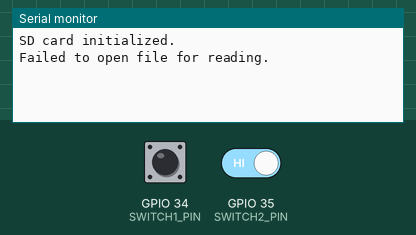
Recording of a program running on a simulated ESP32. Parts: the last lines printed to the serial monitor. Inputs (shaded band) come from the test bench; at power-on: GPIO 34 (SWITCH1_PIN) LOW, GPIO 35 (SWITCH2_PIN) HIGH. Storage starts empty; EEPROM starts erased.

Above: at 1.2 s.
1.3 s: GPIO 34 (SWITCH1_PIN) pulled HIGH for 0.15 s
At 1.9 s:
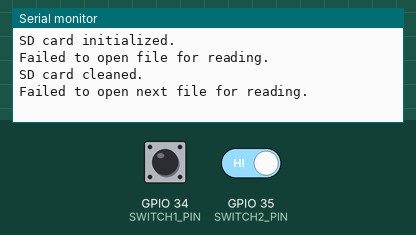
2.9 s: GPIO 34 (SWITCH1_PIN) driven HIGH and GPIO 35 (SWITCH2_PIN) driven LOW
At 3.3 s:
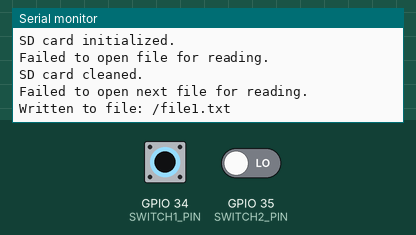

The program:

main.cpp
```cpp
#include <Arduino.h>
#include <SD.h>
#include <SPI.h>
#include <Preferences.h>

#define SD_CS 5
#define SWITCH1_PIN 34
#define SWITCH2_PIN 35

const int maxFiles = 20;
int currentFileIndex = 0;

Preferences preferences;

void writeFileTask(void *pvParameters);
void cleanSDTask(void *pvParameters);
void readFileTask(void *pvParameters);
void readNextFileTask(void *pvParameters);

TaskHandle_t writeTaskHandle = NULL;
TaskHandle_t cleanTaskHandle = NULL;
TaskHandle_t readTaskHandle = NULL;
TaskHandle_t readNextTaskHandle = NULL;

void setup() {
    Serial.begin(115200);

    preferences.begin("sd-test", false);
    currentFileIndex = preferences.getInt("fileIndex", 0);

    if (!SD.begin(SD_CS)) {
        Serial.println("Card Mount Failed");
        return;
    }

    uint8_t cardType = SD.cardType();

    if (cardType == CARD_NONE) {
        Serial.println("No SD card attached");
        return;
    }

    Serial.println("SD card initialized.");

    pinMode(SWITCH1_PIN, INPUT);
    pinMode(SWITCH2_PIN, INPUT);

    xTaskCreatePinnedToCore(
        writeFileTask,      // Function to run on this task
        "WriteFileTask",    // Task name for debugging
        4096,               // Stack size (words)
        NULL,               // Parameters to pass to function
        1,                  // Priority (0 = lowest, 1 = normal, 2 = high)
        &writeTaskHandle,   // Task handle
        1);                 // Core to run task on (0 or 1)

    xTaskCreatePinnedToCore(
        cleanSDTask,        // Function to run on this task
        "CleanSDTask",      // Task name for debugging
        4096,               // Stack size (words)
        NULL,               // Parameters to pass to function
        1,                  // Priority (0 = lowest, 1 = normal, 2 = high)
        &cleanTaskHandle,   // Task handle
        1);                 // Core to run task on (0 or 1)

    xTaskCreatePinnedToCore(
        readFileTask,       // Function to run on this task
        "ReadFileTask",     // Task name for debugging
        4096,               // Stack size (words)
        NULL,               // Parameters to pass to function
        1,                  // Priority (0 = lowest, 1 = normal, 2 = high)
        &readTaskHandle,    // Task handle
        1);                 // Core to run task on (0 or 1)

    xTaskCreatePinnedToCore(
        readNextFileTask,   // Function to run on this task
        "ReadNextFileTask", // Task name for debugging
        4096,               // Stack size (words)
        NULL,               // Parameters to pass to function
        1,                  // Priority (0 = lowest, 1 = normal, 2 = high)
        &readNextTaskHandle,// Task handle
        1);                 // Core to run task on (0 or 1)
}

void loop() {
    vTaskDelay(1000); // Just to keep the main loop running smoothly
}

void writeFileTask(void *pvParameters) {
    while (1) {
        if (digitalRead(SWITCH1_PIN) == HIGH && digitalRead(SWITCH2_PIN) == LOW) {
            char filename[20];
            snprintf(filename, sizeof(filename), "/file%d.txt", currentFileIndex);
            File file = SD.open(filename, FILE_WRITE);
            if (file) {
                file.print("Message from file ");
                file.println(currentFileIndex);
                file.close();
                Serial.print("Written to file: ");
                Serial.println(filename);
            } else {
                Serial.println("Failed to open file for writing.");
            }

            currentFileIndex = (currentFileIndex + 1) % maxFiles;
            preferences.putInt("fileIndex", currentFileIndex);

            // Wait until switch 1 goes LOW
            while (digitalRead(SWITCH1_PIN) == HIGH) {
                vTaskDelay(50);
            }
        }

        vTaskDelay(10); // Task delay to allow other tasks to run
    }
}

void cleanSDTask(void *pvParameters) {
    while (1) {
        if (digitalRead(SWITCH1_PIN) == HIGH && digitalRead(SWITCH2_PIN) == HIGH) {
            for (int i = 0; i < maxFiles; i++) {
                char filename[20];
                snprintf(filename, sizeof(filename), "/file%d.txt", i);
                SD.remove(filename);
            }
            Serial.println("SD card cleaned.");
            currentFileIndex = 0;
            preferences.putInt("fileIndex", currentFileIndex);

            // Wait until both switches go LOW
            while (digitalRead(SWITCH1_PIN) == HIGH || digitalRead(SWITCH2_PIN) == HIGH) {
                vTaskDelay(50);
            }
        }

        vTaskDelay(10); // Task delay to allow other tasks to run
    }
}

void readFileTask(void *pvParameters) {
    while (1) {
        if (digitalRead(SWITCH2_PIN) == HIGH && digitalRead(SWITCH1_PIN) == LOW) {
            char filename[20];
            snprintf(filename, sizeof(filename), "/file%d.txt", currentFileIndex);
            File file = SD.open(filename);
            if (file) {
                Serial.print("Reading from file: ");
                Serial.println(filename);
                while (file.available()) {
                    Serial.write(file.read());
                }
                file.close();
            } else {
                Serial.println("Failed to open file for reading.");
            }

            currentFileIndex = (currentFileIndex + 1) % maxFiles;
            preferences.putInt("fileIndex", currentFileIndex);

            // Wait until switch 2 goes LOW
            while (digitalRead(SWITCH2_PIN) == HIGH) {
                vTaskDelay(50);
            }
        }

        vTaskDelay(10); // Task delay to allow other tasks to run
    }
}

void readNextFileTask(void *pvParameters) {
    while (1) {
        if (digitalRead(SWITCH1_PIN) == HIGH && digitalRead(SWITCH2_PIN) == HIGH) {
            int nextFileIndex = (currentFileIndex + 1) % maxFiles;
            char filename[20];
            snprintf(filename, sizeof(filename), "/file%d.txt", nextFileIndex);
            File file = SD.open(filename);
            if (file) {
                Serial.print("Reading next file: ");
                Serial.println(filename);
                while (file.available()) {
                    Serial.write(file.read());
                }
                file.close();
            } else {
                Serial.println("Failed to open next file for reading.");
            }

            currentFileIndex = nextFileIndex;
            preferences.putInt("fileIndex", currentFileIndex);

            // Wait until both switches go LOW
            while (digitalRead(SWITCH1_PIN) == HIGH || digitalRead(SWITCH2_PIN) == HIGH) {
                vTaskDelay(50);
            }
        }

        vTaskDelay(10); // Task delay to allow other tasks to run
    }
}
```

Measured:
- after the input at 1.3 s, the serial monitor: prints a new line at once (image 1)
- after the input at 2.9 s, the serial monitor: prints a new line at once (image 2)
